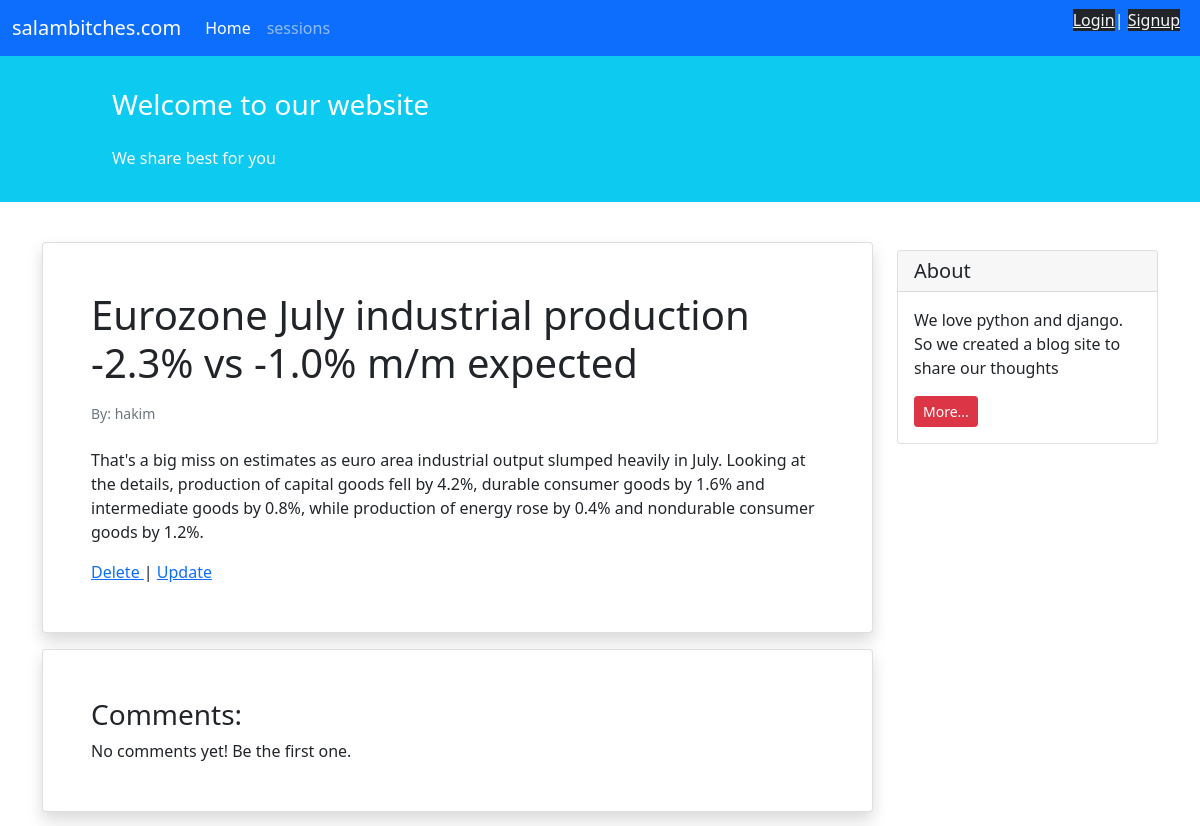
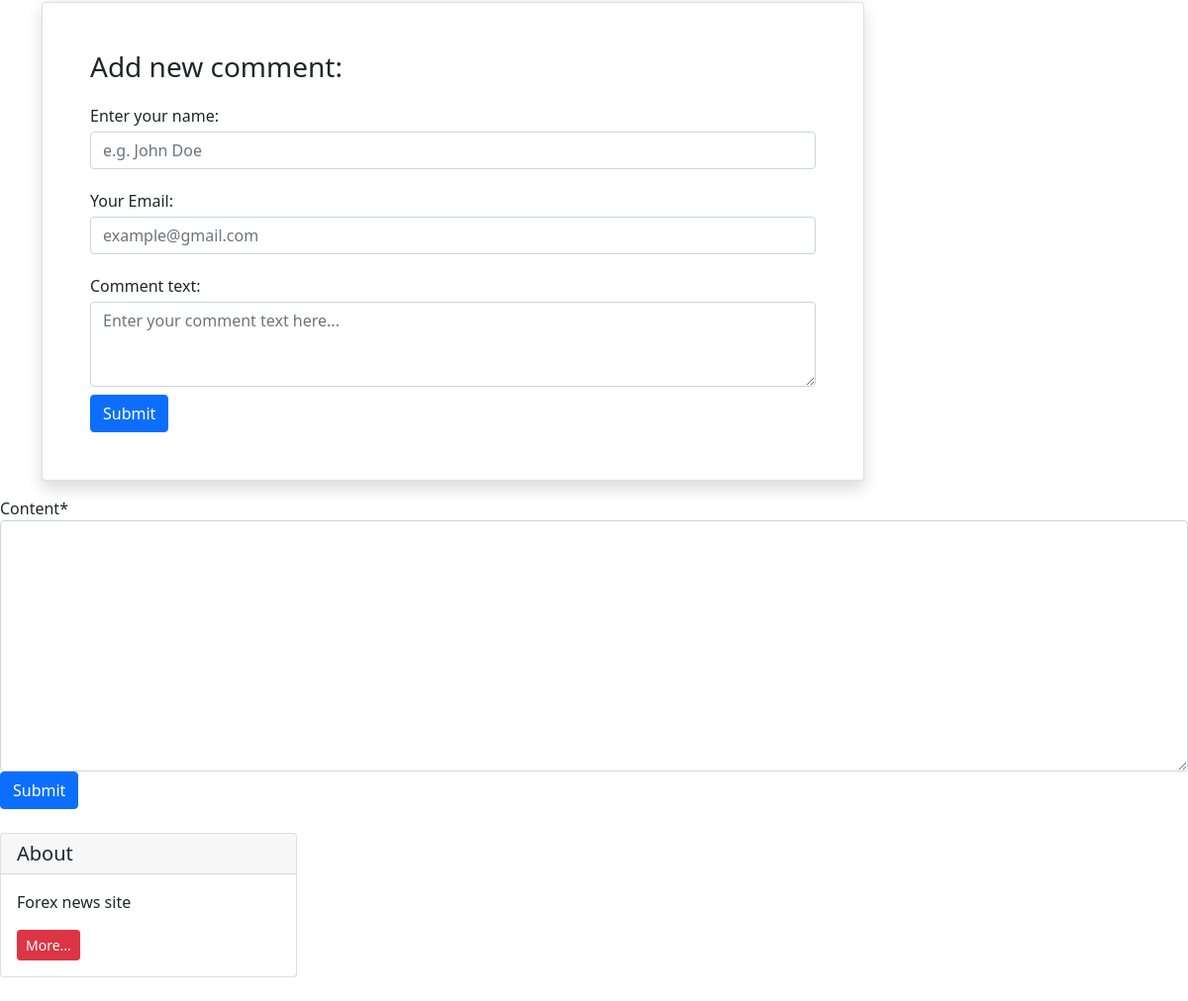
Page /blog/2 on the committed database (2 pictures, top to bottom).
### blog/models.py (models this page shows, shortened)
class Post(models.Model):
    STATUS_CHOICES = (
        ('pub', 'Published'),
        ('drf', 'Draft'),
    )
    user = models.ForeignKey(get_user_model(), on_delete=models.CASCADE , related_name='user')
    title = models.CharField(max_length=100)
    text = models.TextField()
    datetime_created = models.DateTimeField(auto_now_add=True)
    datetime_modified = models.DateTimeField(auto_now=True)
    status = models.CharField(choices=STATUS_CHOICES, max_length=3)
    upload = models.ImageField(upload_to ='upload/' , blank=True)
    session = models.CharField(choices=session, max_length=3)

### accounts/models.py (models this page shows)
class CustomUser(AbstractUser):
    pass

### blog/views.py (the view, shortened to what this page needs)
# urls.py: path("<int:pk>", post_detail , name='post_detail'),
def post_detail(request , pk):
    post = get_object_or_404(Post , id=pk)
    if request.method == 'GET':
        form = CommentForm()
        return render(request , 'blog/post_detail.html' , {'form':form , 'post': post})

### blog/forms.py
class CommentForm(forms.ModelForm):
    class Meta:
        model = Comment
        fields = ['content']

### pages/templates/blog/post_detail.html (shortened to what this page needs)
{% extends '_base.html' %}
{% load crispy_forms_tags %}
{% block content %}
    <div class="container mt-4">
        <div class="row">
            <div class="col-9">
                <div class="card shadow my-3 p-5">
                    <h1>{{ post.title }}</h1>
                    <p class="small text-muted mt-2">By: {{ post.user }}</p>
                    <p class="mt-2">{{ post.text }}</p>
                    <div>
                        <a href="{% url 'post_delete' post.pk %}"> Delete </a> | <a href="{% url 'post_update' post.pk %}"> Update </a>
                    </div>
                </div>
                <div class="card shadow my-3 p-5">
                    <h3>Comments:</h3>
                    No comments yet! Be the first one.
                </div>
                <div class="card shadow my-3 p-5">
                    <h3>Add new comment:</h3>
                    <form method="POST">
                        <div class="form-group py-2">
                            <label class="py-1" for="author_name">Enter your name:</label>
                            <input type="text" class="form-control" placeholder="e.g. John Doe" name="author_name">
                        </div>
                        <div class="form-group py-2">
                            <label class="py-1" for="email">Your Email:</label>
                            <input type="email" class="form-control" placeholder="example@gmail.com" name="email">
                        </div>
                        <div class="form-group py-2">
                            <label class="py-1" for="comment_text">Comment text:</label>
                            <textarea class="form-control" name="text" rows="3"
                                      placeholder="Enter your comment text here..."></textarea>
                        </div>
                        <button type="submit" class="btn btn-primary">Submit</button>
                    </form>
                </div>
            </div>
            <div class="col-3">
                <div class="card my-4">
                    <h5 class="card-header">About</h5>
                    <div class="card-body">
                        <p class="card-text">We love python and django. So we created a blog site to share our
                            thoughts</p>
                        <a href="#"
                           class="btn btn-sm btn-danger">
                            More...
                        </a>
                    </div>
                </div>
            </div>
        </div>
    </div>
    <form method="POST" >
            {{ form|crispy }}
        <button type="submit" class="btn btn-primary">Submit</button>
    </form>
{% endblock content %}

### rows in the picture
Post: title "Eurozone July industrial production -2.3% vs -1.0% m/m expected", user "hakim", text "That's a big miss on estimates as euro area industrial output slumped heavily in July. Looking at the details, production of capital goods fell by 4.2%, durable consumer goods by 1.6% and intermediate goods by 0.8%, while production of energy rose by 0.4% and nondurable consumer goods by 1.2%."
